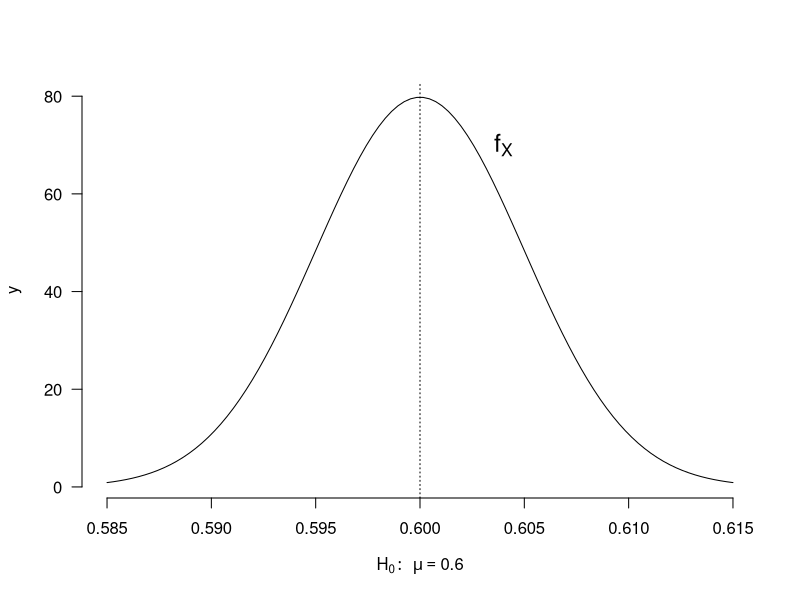
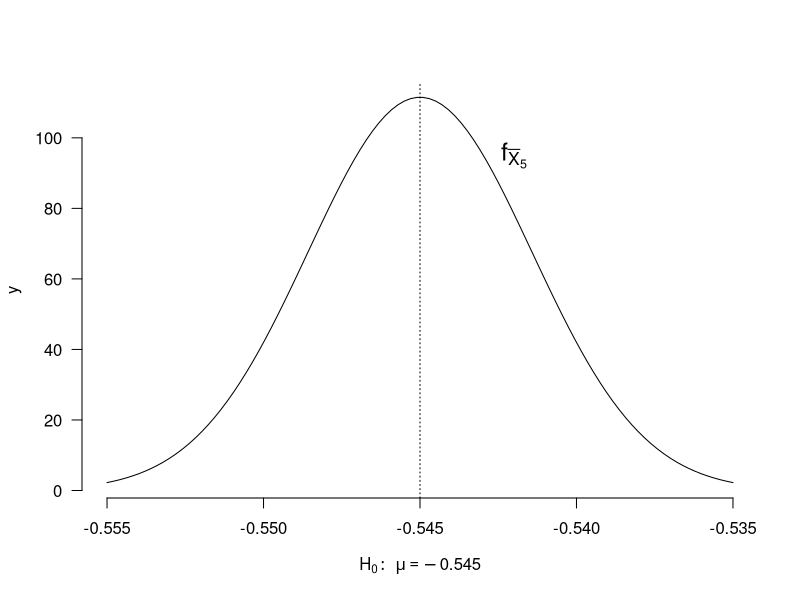
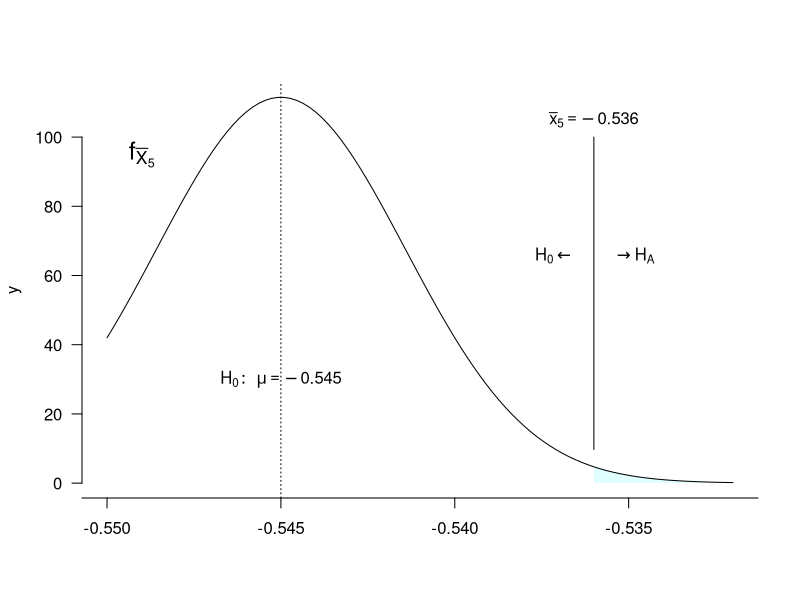
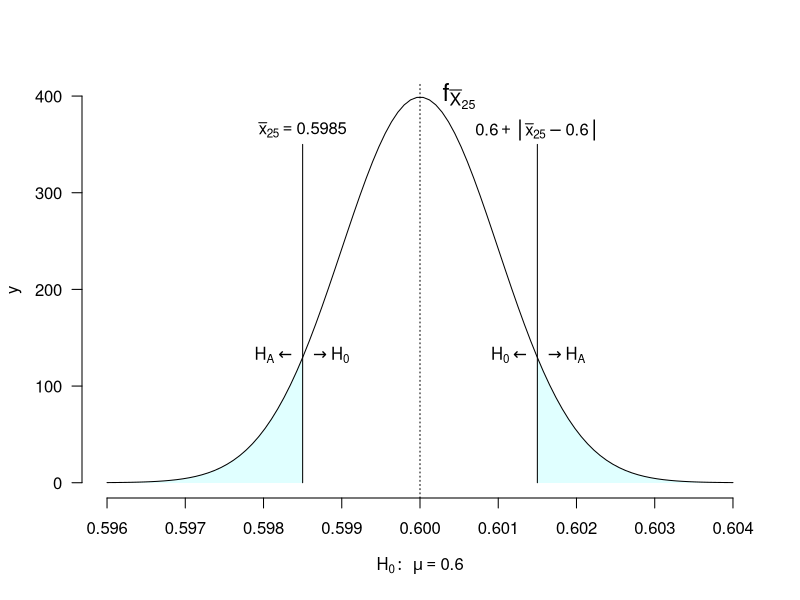

Write the R code that produced these figures, in order.
# TODO: Add comment
# 
# Author: ortellic
###############################################################################


pdf(file="grafici/densityPenneSfereH0.pdf")

f <- function(x) {
	exp(-1/(2*0.005^2)*(x-0.6)^2)/sqrt(2*pi)/5*1000
}

x <- seq(0.585,0.615,length.out = 100)
y <- f(x)

plot(x,y,type="l",axes=FALSE,
		xlab=expression(H[0]:~ ~mu==0.60),ylab="y")
abline(v=0.6,lty=3)

Axis(at=seq(0.585,0.615,by=0.005),side=1)
Axis(side=2,las=1)
text(0.604,70,expression(f[X]),cex=1.5)

dev.off()


pdf(file="grafici/densityLatteH0.pdf")
f <- function(x) {
	sigma2=0.008^2/5
	exp(-1/(2*sigma2)*(x+0.545)^2)/sqrt(2*pi*sigma2)
}


x <- seq(-0.555,-0.535,length.out = 100)
y <- f(x)

plot(x,y,type="l",axes=FALSE, 
		xlab=expression(H[0]:~ ~mu==-0.545),ylab="y")
abline(v=-0.545,lty=3)
Axis(at=seq(-0.555,-0.535,by=0.005),side=1)
Axis(side=2,las=1)
text(-0.542,95,expression(f[bar(X)[5]]),cex=1.5)


dev.off()


pdf(file="grafici/densityLatteH0Pvalore.pdf")
f <- function(x) {
	sigma2=0.008^2/5
	exp(-1/(2*sigma2)*(x+0.545)^2)/sqrt(2*pi*sigma2)
}


x <- seq(-0.550,-0.532,length.out = 100)
y <- f(x)

xPol <- c(-0.536,seq(-0.536,-0.525,by=0.001))
yPol <- c(0,f(xPol),0)
xPol <- c(-0.536,xPol,-0.525)

plot(x,y,type="l",axes=FALSE, 
		xlab="",
		ylab="y",
		panel.first=polygon(xPol,yPol,col="lightcyan",border = NA))

abline(v=-0.545,lty=3)
lines(x=c(-0.536,-0.536),y=c(f(-0.536)+5,100))

Axis(at=seq(-0.555,-0.530,by=0.005),side=1)
Axis(side=2,las=1)
text(-0.549,95,expression(f[bar(X)[5]]),cex=1.5)

text(-0.536,65,expression(phantom(0) %->% H[A]),cex=1,pos=4)
text(-0.536,65,expression(H[0] %<-% phantom(0)),cex=1,pos=2)
text(-0.545,30,expression(H[0]:~ ~mu==-0.545),cex=1)
text(-0.536,105,expression(bar(x)[5]==-0.536),cex=1)

dev.off()





pdf(file="grafici/densityPenneSfereH0Pvalore.pdf")

f <- function(x) {
	sigma2=0.001^2
	exp(-1/(2*sigma2)*(x-0.6)^2)/sqrt(2*pi*sigma2)
}


x <- seq(0.596,0.604,length.out = 100)
y <- f(x)

xPol1 <- c(0.596,seq(0.596,0.5985,by=0.0001))
yPol1 <- c(0,f(xPol1),0)
xPol1 <- c(0.596,xPol1,0.5985)

xPol2 <- c(0.6015,seq(0.6015,0.604,by=0.0001))
yPol2 <- c(0,f(xPol2),0)
xPol2 <- c(0.6015,xPol2,0.604)

xPol <- c(xPol1,NA,xPol2)
yPol <- c(yPol1,NA,yPol2)


plot(x,y,type="l",axes=FALSE, 
		xlab=expression(H[0]:~ ~mu==0.6),
		ylab="y",
		panel.first=polygon(xPol,yPol,col="lightcyan",border = NA)
)

Axis(at=seq(0.596,0.604,by=0.001),side=1)
Axis(side=2,las=1)

abline(v=0.6,lty=3)
lines(x=c(0.6015,0.6015),y=c(0,350))
lines(x=c(0.5985,0.5985),y=c(0,350))

text(0.6005,400,expression(f[bar(X)[25]]),cex=1.5)
text(0.5985,365,expression(bar(x)[25]==0.5985),cex=1)
text(0.6015,365,expression(0.6 + group("|",bar(x)[25]-0.6,"|")),cex=1)

text(0.6015-0.00016,f(0.6015),expression(phantom(0) %->% H[A]),cex=1,pos=4)
text(0.6015+0.00016,f(0.6015),expression(H[0] %<-% phantom(0)),cex=1,pos=2)
text(0.5985+0.00016,f(0.5985),expression(H[A] %<-% phantom(0)),cex=1,pos=2)
text(0.5985-0.00016,f(0.5985),expression(phantom(0) %->% H[0]),cex=1,pos=4)

dev.off()
